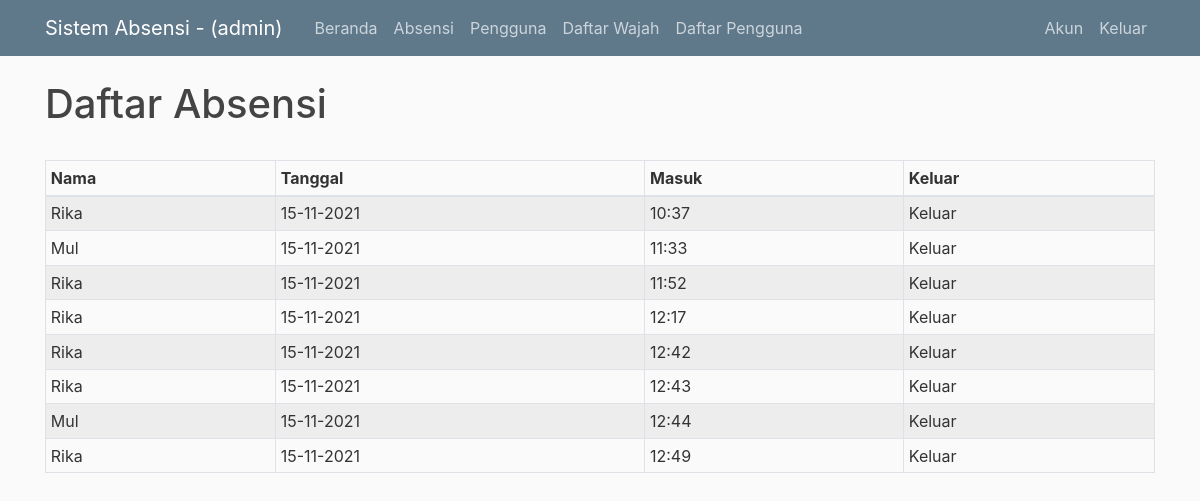
The page /home (signed in) on the database as committed earlier.
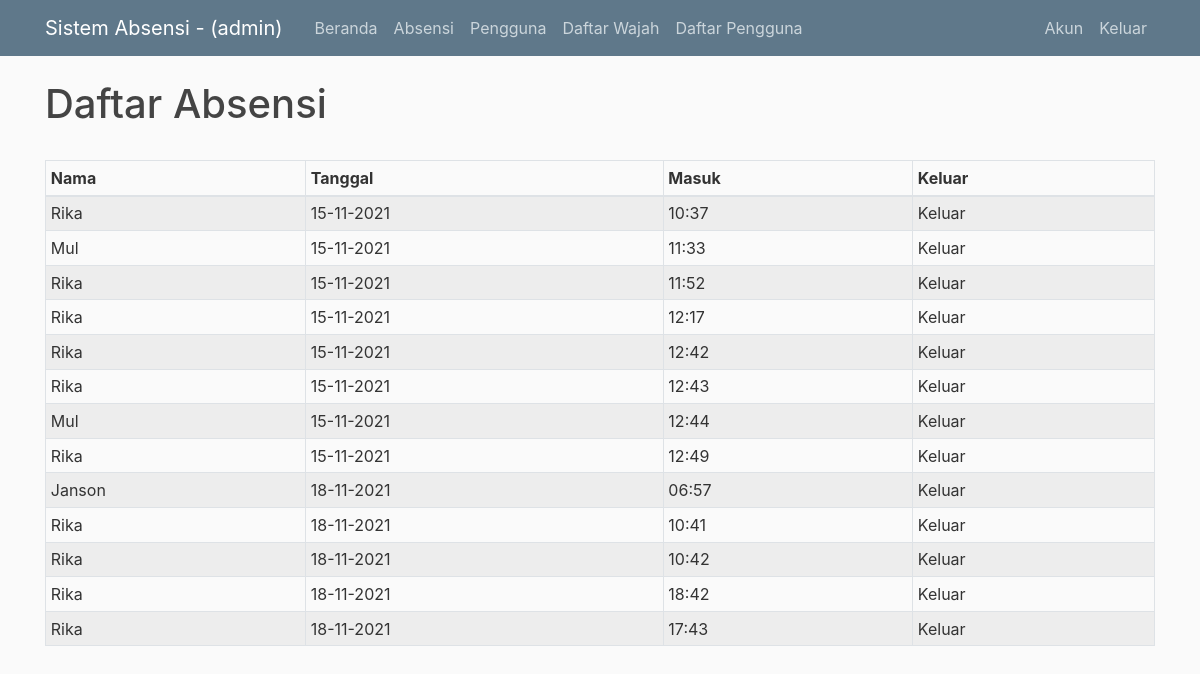
The same page on the database as committed later.
### flaskblog/models.py (models this page shows, shortened)
class User(db.Model, UserMixin):
  id = db.Column(db.Integer, primary_key=True)
  username = db.Column(db.String(20), unique=True, nullable=False)
  email = db.Column(db.String(120), unique=True, nullable=False)
  image_file = db.Column(db.String(20), nullable=False)
  password = db.Column(db.String(60), nullable=False)
  posts = db.relationship('Post', backref='author', lazy=True)
  face = db.relationship('Photo', backref='facePhotos', lazy=True)
  presence = db.relationship('Presence', backref="presencing", lazy=True)

class Presence(db.Model):
  id = db.Column(db.Integer, primary_key=True)
  user_id = db.Column(db.Integer, db.ForeignKey('user.id'), nullable=False)
  date = db.Column(db.DateTime, nullable=False, default=now_kl)

### flaskblog/routes.py (the view)
@app.route("/")
@app.route("/home")
def home():
    recog_Camera.stop()
    camera.stop()
    presences = []
    try:
        if current_user.username == "admin":
            presences = Presence.query.all()
        else:
            presences = current_user.presence
    except:
        pass
    return render_template('home.html', presences=presences)

### flaskblog/camera.py (called while the page is built)
    def stop(self):
        logger.debug("Stopping thread")
        self.isrunning = False

### flaskblog/models.py (called while the page is built)
@login_manager.user_loader
def load_user(user_id):
  return User.query.get(int(user_id))

### flaskblog/recogCamera.py (called while the page is built)
    def stop(self):
        logger.debug("Stopping thread")
        self.isrunning = False

### flaskblog/templates/home.html (shortened to what this page needs)
{% extends "layout.html" %}
{% block content %}
  <h1>Daftar Absensi</h1>
  <br>
  {% if presences %}
    <table id="dtBasicExample" class="table table-striped table-bordered table-sm" cellspacing="0" width="100%">
      <thead>
        <tr>
          <th scope="col">Nama</th>
          <th scope="col">Tanggal</th>
          <th scope="col">Masuk</th>
          <th scope="col">Keluar</th>
        </tr>
      </thead>
      <tbody>
        {% for presence in presences %}
          <tr>
            <td>{{ presence.presencing.username }}</td>
            <td>{{ presence.date.strftime("%d-%m-%Y") }}</td>
            <td>{{ presence.date.strftime("%H:%M") }}</td>
            <td>Keluar</td>
          </tr>
        {% endfor %}
      </tbody>
    </table>
  {% else %}
    <div>Silahkan Login untuk melihat daftar absensi.</div>
  {% endif %}
{% endblock content %}

### flaskblog/templates/layout.html (shortened to what this page needs)
<!DOCTYPE html>
<html>
<head>
    <link rel="stylesheet" href="https://maxcdn.bootstrapcdn.com/bootstrap/4.0.0/css/bootstrap.min.css">
    <link href="https://cdn.datatables.net/1.11.3/css/jquery.dataTables.min.css" rel="stylesheet">
    <link rel="stylesheet" type="text/css" href="{{ url_for('static', filename='main.css') }}">
</head>
<body>
    <header class="site-header">
      <nav class="navbar navbar-expand-md navbar-dark bg-steel fixed-top">
        <div class="container">
          {% if current_user.is_authenticated %}
            <a class="navbar-brand mr-4" href="/">Sistem Absensi - ({{ current_user.username }})</a>
          {% else %}
            <a class="navbar-brand mr-4" href="/">Sistem Absensi</a>
          {% endif %}
          <div class="collapse navbar-collapse" id="navbarToggle">
            <div class="navbar-nav mr-auto">
              <a class="nav-item nav-link" href="{{ url_for('home') }}">Beranda</a>
              {% if current_user.is_authenticated %}
                <a class="nav-item nav-link" href="{{ url_for('recognition') }}">Absensi</a>
                {% if current_user.username == 'admin' %}
                  <a class="nav-item nav-link" href="{{ url_for('user') }}">Pengguna</a>
                  <a class="nav-item nav-link" href="{{ url_for('stream') }}">Daftar Wajah</a>
                  <a class="nav-item nav-link" href="{{ url_for('register') }}">Daftar Pengguna</a>
                {% endif %}
              {% endif %}
            </div>
            <div class="navbar-nav">
              {% if current_user.is_authenticated %}
                <a class="nav-item nav-link" href="{{ url_for('settings') }}">Akun</a>
                <a class="nav-item nav-link" href="{{ url_for('logout') }}">Keluar</a>
              {% else %}
                <a class="nav-item nav-link" href="{{ url_for('login') }}">Masuk</a>
              {% endif %}
            </div>
          </div>
        </div>
      </nav>
    </header>
    <main role="main" class="container">
      <div class="row">
        <div class="col-md-12">
          {% block content %}{% endblock %}
        </div>
      </div>
    </main>
   </body>
</html>

### flaskblog/static/main.css (style rules this page uses)
body { background: #fafafa; color: #333333; margin-top: 5rem; }
h1, h2, h3, h4, h5, h6 { color: #444444; }
.bg-steel { background-color: #5f788a; }
.site-header .navbar-nav .nav-link { color: #cbd5db; }

Rows that differ between the two databases and show on the page:
added Presence: presencing.username "Janson", date "18-11-2021", date "06:57"
added Presence: presencing.username "Rika", date "18-11-2021", date "10:41"
added Presence: presencing.username "Rika", date "18-11-2021", date "10:42"
added Presence: presencing.username "Rika", date "18-11-2021", date "18:42"
added Presence: presencing.username "Rika", date "18-11-2021", date "17:43"
